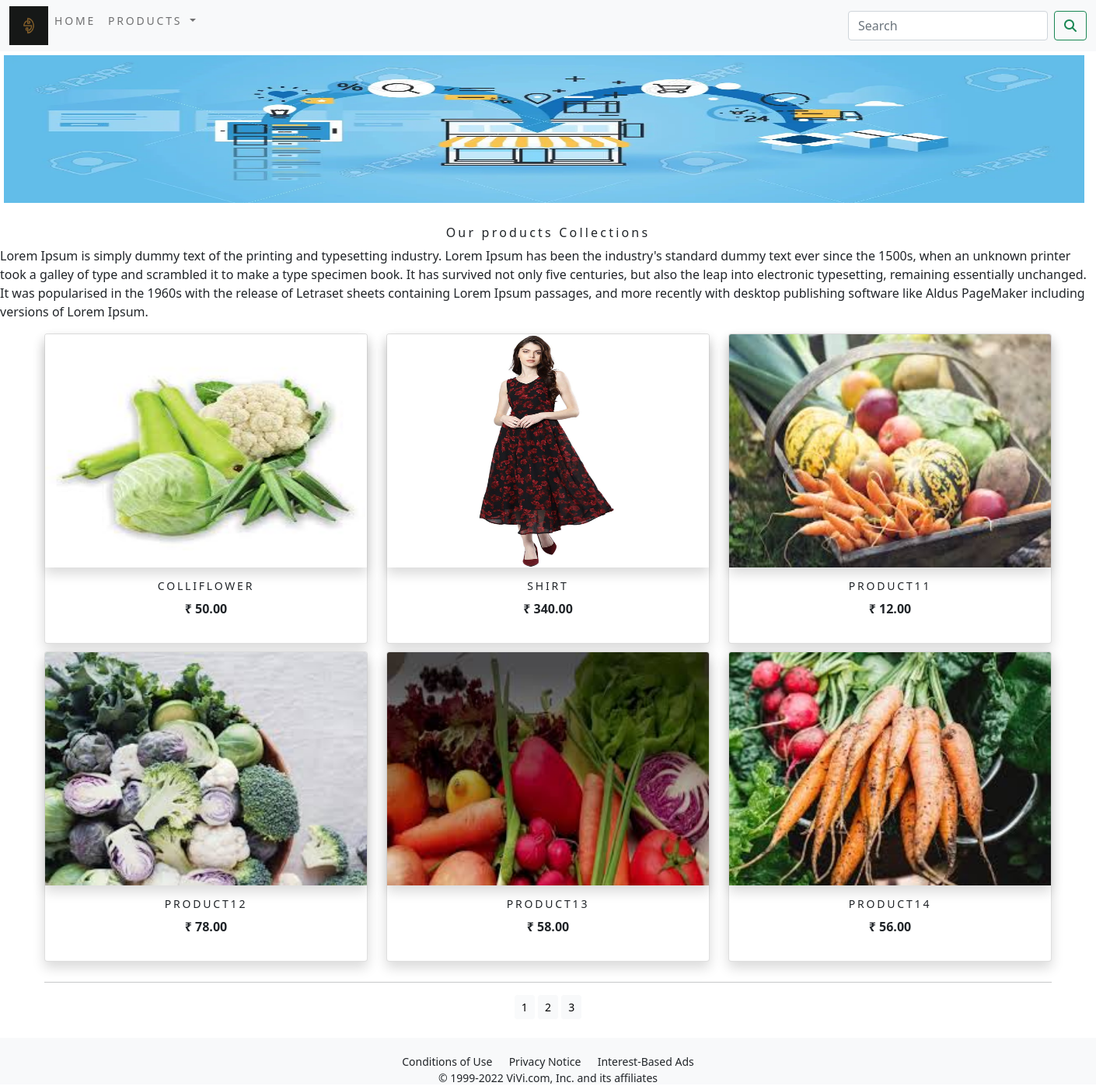
The page / on the database its author committed.
### shop/models.py (models this page shows, shortened)
class Product(models.Model):
    name=models.CharField(max_length=250,unique=True)
    slug=models.SlugField(max_length=250,unique=True)
    description=models.TextField(blank=True)
    price=models.DecimalField(max_digits=10,decimal_places=2)
    category=models.ForeignKey(Category,on_delete=models.CASCADE)
    image=models.ImageField(upload_to='product',blank=True)
    stock=models.IntegerField()
    available=models.BooleanField(default=True)
    created=models.DateTimeField(auto_now_add=True)
    updated=models.DateTimeField(auto_now=True)
    def get_url(self):
        return reverse('shop:prodCatdetail',args=[self.category.slug,self.slug])
    class Meta:
        ordering = ('name',)
        verbose_name='product'
        verbose_name_plural='products'

### shop/views.py (the view)
# urls.py: path('',views.allProdCat,name='allProdCat'),
def allProdCat(request,c_slug=None):
    c_page=None
    products_list=None
    if c_slug!=None:
        c_page=get_object_or_404(Category,slug=c_slug)
        products_list=Product.objects.all().filter(category=c_page,available=True)
    else:
        products_list=Product.objects.all().filter(available=True)
    paginator=Paginator(products_list,6)
    try:
        page=int(request.GET.get('page','1'))
    except:
        page=1
    try:
        products=paginator.page(page)
    except (EmptyPage,InvalidPage):
        products=paginator.page(paginator.num_pages)
    return render(request,"category.html",{'category':c_page,'products':products})

### cart/context_processors.py (called while the page is built)
def counter(request):
    item_count=0
    if 'admin' in request.path:
        return  {}
    else:
        try:
            cart=Cart.objects.filter(cart_id=_cart_id(request))
            cart_items=CartItem.objects.all().filter(cart=cart[:1])
            for cart_item in cart_items:
                item_count += cart_item.quantity
        except Cart.DoesNotExist:
            item_count=0
    return dict(item_count=item_count)

### cart/views.py (called while the page is built)
def _cart_id(request):
    cart=request.session.session_key
    if not cart:
        cart = request.session.create()
    return cart

### shop/context_processors.py (called while the page is built)
def menu_links(request):
    links=Category.objects.all()
    return dict(links=links)

### shop/models.py (called while the page is built)
    def get_url(self):
        return reverse('shop:products_by_category',args=[self.slug])

### templates/category.html (shortened to what this page needs)
{% extends 'base.html' %}
{% load static %}
{% block content %}
        <div class="mx_auto">
            {% if category %}
      <img class="my_image2" src="{{category.image.url}}" alt="{{category.name}}">
</div>
      <br>
<div>
    <h1 class="text-center my_title">{{category.name}}</h1>
    <p class="text-justify">{{category.description}}</p>
</div>
      {% else %}
<div>
<img class ="my_image2 my_image_padding" src="{% static 'img/banner.png' %}" alt="our products">
</div>
<br>
<div >
    <h1 class="text-center my_title">Our products Collections</h1>
    <p class="text-justify">Lorem Ipsum is simply dummy text of the printing and typesetting industry. Lorem Ipsum has been the industry's standard dummy text ever since the 1500s, when an unknown printer took a galley of type and scrambled it to make a type specimen book. It has survived not only five centuries, but also the leap into electronic typesetting, remaining essentially unchanged. It was popularised in the 1960s with the release of Letraset sheets containing Lorem Ipsum passages, and more recently with desktop publishing software like Aldus PageMaker including versions of Lorem Ipsum.</p>
</div>
      {% endif %}
<div class="container">
    <div class="row mx_auto">
        {% for product in products.object_list %}
        <div class="my_bottom_margin col-9 col-sm-12 col-md-4 col-lg-4">
            <div class="shadow card text-center" style="min-width:18rem;">
                <a  href="{{product.get_url}}"><img class="shadow card-img-top my_image" src="{{product.image.url}}" alt="{{product.name}}"></a>
                <div class="card-body">
                    <b><h4>{{product.name}}</h4>
                    <p>₹ {{product.price}}</p></b>
                </div>
            </div>
        </div>
        {% endfor %}
    </div>
    <div class="mx-auto">
    {% if products.paginator.num_pages > 1 %}
    <hr>
        <div class="text-center">
            {% for pg in products.paginator.page_range %}
            <a href="?page={{pg}}" class="btn btn-light btn-sm {% if products.number == pg %} active {% endif %}"}>{{pg}}</a>
            {% endfor %}
        </div>
        {% endif %}
    </div>
    <br>
</div>
{% endblock %}

### static/css/custom.css (style rules this page uses)
body { font-family: 'Roboto', sans-serif; }
.my_image { width:100px; height:300px; }
.my_image2 { width:1400px; height:200px; }
.my_title { font-size: 16px; text_transform:uppercase; letter-spacing:.2em; }
.my_image_padding { padding:5px; }
.my_bottom_margin { margin-bottom:10px; }
.card-body h4 { font-size:14px; text-transform:uppercase; letter-spacing:.2em; }

### rows shown on the page
Product: image (picture), name "COLLIFLOWER", price "50.00"
Product: image (picture), name "SHIRT", price "340.00"
Product: image (picture), name "PRODUCT11", price "12.00"
Product: image (picture), name "PRODUCT12", price "78.00"
Product: image (picture), name "PRODUCT13", price "58.00"
Product: image (picture), name "PRODUCT14", price "56.00"

### other values the page prints
{{ pg }} "1" "2" "3"
